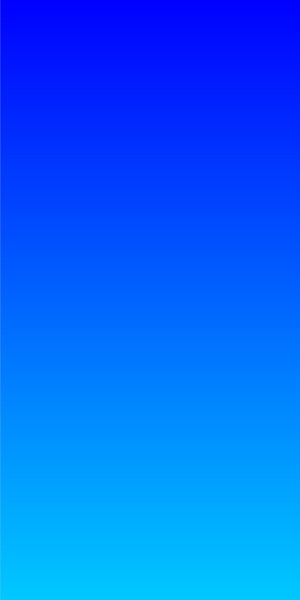
Frame 1 (no input)
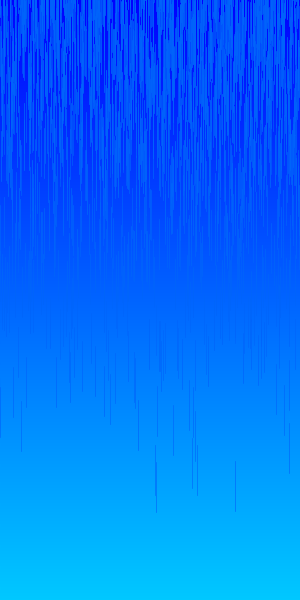
Frame 60 (the mouse pressed at the canvas centre just before this capture)
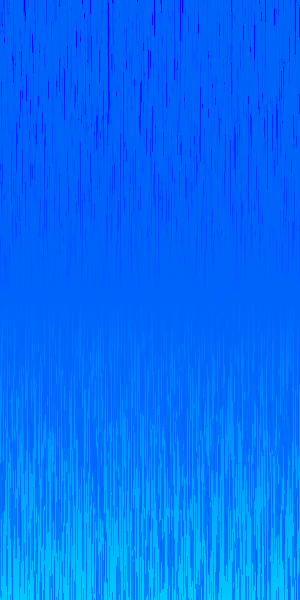
Frame 120 (the mouse held since frame 60 and released just before this capture)

The Processing sketch that drew these frames (run headless with seeded random() and noise(); from frame 60 on, the mouse is pressed at the canvas centre):

// Processing sketch: raindrops
// ── raindrops.pde
color bgColor1, bgColor2;
int Y_AXIS;
ArrayList<Generator> generators;

void setup(){
  size(300, 600);
  bgColor1 = color(0, 0, 255);
  bgColor2 = color(0, 200, 255);
  generators = new ArrayList<Generator>();
}

void draw(){
  gradient(0, 0, width, height, bgColor1, bgColor2, Y_AXIS);
}

void gradient(int x, int y, float w, float h, color c1, color c2, int axis){
  if(axis == Y_AXIS){
    for(int i = y; i <= y + h; i++){
      float inter = map(i, y, y+h, 0, 1);
      color c = lerpColor(c1, c2, inter);
      stroke(c);
      line(x, i, x+w, i);
    }
  }
  
  for (int i = 0; i < generators.size(); i++) {
    Generator g = generators.get(i);
    g.addParticles();
    g.drawParticles();
  }
  
  generators.add(new Generator(width, 0, random(RGB)));
  
}

class Particle{
  float posX, posY;
  float velX, velY;
  float life;
  float alpha;
  float colorChange;
  
  Particle(float posX, float posY){
    this.posX = random(0, width);
    this. posY = posY + random(-5, 5);
    this.velX = 0;
    this.velY = random(3, 10);
    life = 50;
    colorChange = 255;
  }
  
  void display(){
    stroke(0, 100,250, map(this.velY, 0 , 10, 255, 150));
    fill(255, map(life, 50, 20, 70, 230), 30, map(life, 50, 0, 230, 0));
    line(this.posX, this.posY-50, this.posX, this.posY);
  }
  
  void update(){
    life--;
    colorChange = colorChange - 50;
    this.posX += this.velX;
    this.posY += this.velY;
  }
}

class Generator {
  ArrayList<Particle> particles;
  float posX;
  float posY;
  float rate; 
  float colors;

  Generator(float posX, float posY, float colors) {
    this.posX = posX;
    this.posY = posY;
    this.colors = colors;
    particles = new ArrayList<Particle>();
  }

  void addParticles() {
    particles.add(new Particle(this.posX, this.posY));
  }

  void drawParticles() {
    for (int i = 0; i < particles.size(); i++) {
      Particle b = particles.get(i);
      b.update();
      b.display();
     
    } 

    //for (int i = particles.size() - 1; i >= 0; i--) {
    //  Particle p = particles.get(i);
    //  if (p.life < 0) {
    //    particles.remove(i);
    //  }
   // }
  }
}
